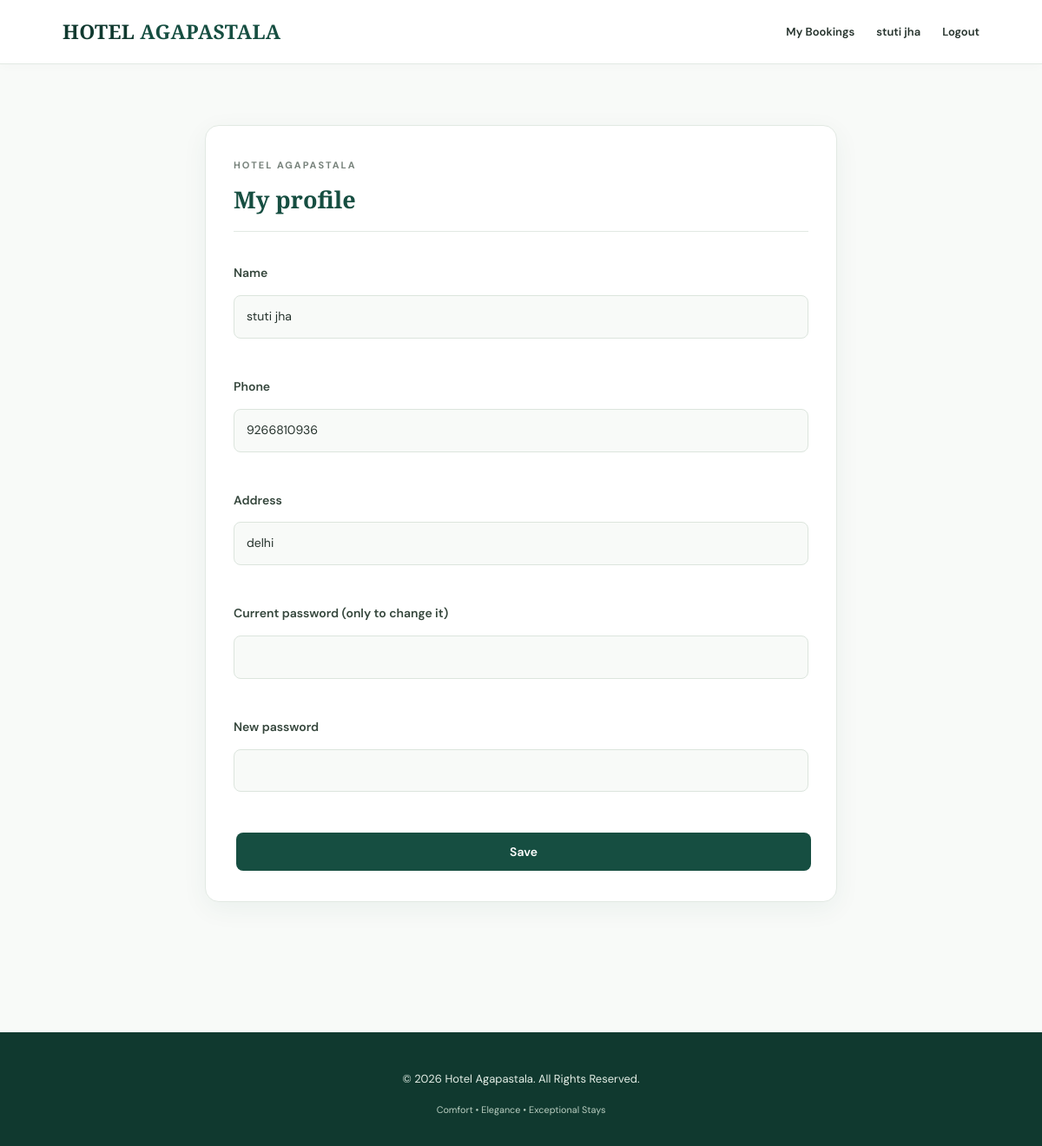
Page /profile (signed in) on the committed database.
### tables this page shows
CREATE TABLE users(id INTEGER PRIMARY KEY, name TEXT NOT NULL, email TEXT UNIQUE NOT NULL, phone TEXT NOT NULL, password_hash TEXT NOT NULL,
  role TEXT NOT NULL DEFAULT 'customer' CHECK(role IN('customer','admin','manager')), hotel_id INTEGER REFERENCES hotels(id), reset_token TEXT, reset_expires TEXT, created_at TEXT DEFAULT CURRENT_TIMESTAMP);

CREATE TABLE customers(id INTEGER PRIMARY KEY, user_id INTEGER UNIQUE NOT NULL REFERENCES users(id), full_name TEXT, phone TEXT, address TEXT);

### auth.py (the view, shortened to what this page needs)
@app.route("/profile", methods=["GET", "POST"])
@need()
def profile():
    u, f = g.user, request.form; c = q("select * from customers where user_id=?", (u["id"],), one=True)
    return render_template("form.html", title="My profile", submit="Save", fields=[fld("name", "Name", v=u["name"]), fld("phone", "Phone", v=u["phone"]), fld("address", "Address", v=c["address"] if c else ""), fld("current", "Current password (only to change it)", "password"), fld("password", "New password", "password")])

### core.py (called while the page is built)
def db():
    if "db" not in g:
        g.db = sqlite3.connect(DB, timeout=10); g.db.row_factory = sqlite3.Row; g.db.execute("PRAGMA foreign_keys=ON")
    return g.db

@app.teardown_appcontext
def _close(e):
    d = g.pop("db", None)
    if d: d.close()

def q(sql, a=(), one=False):
    r = db().execute(sql, a).fetchall(); return (r[0] if r else None) if one else r

def me(): return q("select * from users where id=?", (session["uid"],), one=True) if "uid" in session else None

def need(*roles):
    def deco(f):
        @wraps(f)
        def w(*a, **k):
            u = me()
            if not u: return redirect(url_for("login", next=request.path))
            if roles and u["role"] not in roles: abort(403)
            g.user = u; return f(*a, **k)
        return w
    return deco

@app.context_processor
def _ctx(): return dict(user=me())

def fld(n, l, t="text", o=None, v=None): return (n, l, t, request.form.get(n, "") if v is None else v, o)

### templates/form.html (shortened to what this page needs)
{% extends "base.html" %}
{% from "_m.html" import fields as F %}
{% block c %}
<div class="shared-form-page">
    <div class="shared-form-card">
        <div class="shared-form-heading">
            <span class="form-label">HOTEL AGAPASTALA</span>
            <h2>{{ title }}</h2>
        </div>
        <form method="post" class="shared-form">
            {{ F(fields) }}
            <div class="shared-form-submit">
                <button type="submit">{{ submit }}</button>
            </div>
        </form>
    </div>
</div>
{% endblock %}

### templates/base.html (shortened to what this page needs)
<!DOCTYPE html>
<html lang="en">
<head>
    <link rel="stylesheet" href="{{ url_for('static', filename='style.css') }}">
</head>
<body>
    <nav>
        <a class="brand" href="/">
            HOTEL <b>AGAPASTALA</b>
        </a>
        <span class="links">
            {% if user %}
                {% if user.role == 'customer' %}
                    <a href="/my-bookings">My Bookings</a>
                {% endif %}
                <a href="/profile">{{ user.name }}</a>
                <a href="/logout">Logout</a>
            {% else %}
                <a href="/login">Login</a>
                <a href="/register">Register</a>
            {% endif %}
        </span>
    </nav>
    <main>
        {% block c %}
        {% endblock %}
    </main>
    <footer>
        <p style="color: #e3eee6;">
            © {{ 2026 }} Hotel Agapastala.
            All Rights Reserved.
        </p>
        <small style="color: #b9cec1;">
            Comfort • Elegance • Exceptional Stays
        </small>
    </footer>
</body>
</html>

### templates/_m.html (shortened to what this page needs)
{% macro fields(fs) %}
    {% for n, l, t, v, o in fs %}
        <label class="macro-field">
            <span class="macro-field-label">{{ l }}</span>
            {% if t == 'select' %}
                <select name="{{ n }}">
                    {% for ov, ol in o %}
                        <option value="{{ ov }}"
                            {{ 'selected' if ov|string == v|string else '' }}>
                            {{ ol }}
                        </option>
                    {% endfor %}
                </select>
            {% elif t == 'textarea' %}
                <textarea name="{{ n }}" rows="4">{{ v }}</textarea>
            {% elif t == 'file' %}
                <input type="file" name="{{ n }}" accept="image/*">
            {% else %}
                <input
                    name="{{ n }}"
                    type="{{ t }}"
                    value="{{ '' if t == 'password' else v }}"
                >
            {% endif %}
        </label>
    {% endfor %}
{% endmacro %}

### static/style.css (style rules this page uses)
:root { --green: #164e41; --green-dark: #10392f; --green-light: #e7f0e9; --sage: #dce9df; --white: #ffffff; --bg: #f8faf8; --cream: #f3f6f1; --ink: #26332d; --muted: #77827b; --line: #e2e9e3; --gold: #b99a62; --shadow: 0 8px 28px rgba(22, 78, 65, 0.07); }
* { box-sizing: border-box; }
html { scroll-behavior: smooth; }
body { margin: 0; font-family: 'DM Sans', sans-serif; font-size: 15px; line-height: 1.7; background: var(--bg); color: var(--ink); }
h1, h2, h3, h4 { font-family: 'Playfair Display', serif; color: var(--green-dark); line-height: 1.25; font-weight: 600; }
h2 { font-size: 30px; }
p { color: var(--muted); }
a { color: var(--green); text-decoration: none; }
.muted, small { color: var(--muted); }
nav { display: flex; justify-content: space-between; align-items: center; background: var(--white); padding: 17px 6%; position: sticky; top: 0; z-index: 100; border-bottom: 1px solid var(--line); box-shadow: 0 2px 12px rgba(0,0,0,0.025); }
.brand { font-family: 'Playfair Display', serif; font-size: 23px; font-weight: 700; color: var(--green-dark); letter-spacing: 0.3px; }
.brand b { color: var(--green); font-weight: 700; }
.links { display: flex; align-items: center; gap: 25px; flex-wrap: wrap; }
.links a { color: var(--ink); font-size: 13px; font-weight: 600; transition: color 0.2s ease; }
main { max-width: 1200px; width: 100%; margin: 0 auto; padding: 35px 25px; min-height: 70vh; }
footer { background: var(--green-dark); color: #e3eee6; text-align: center; padding: 30px 20px; font-size: 13px; margin-top: 40px; }
label { display: block; margin: 10px 0; font-size: 13px; font-weight: 600; color: var(--green-dark); }
input, select, textarea { display: block; width: 100%; margin-top: 5px; padding: 12px 14px; font: inherit; font-size: 14px; color: var(--ink); border: 1px solid #d8e2da; border-radius: 9px; background: white; transition: border 0.2s ease, box-shadow 0.2s ease; }
button, .btn { display: inline-block; background: var(--green); color: white; border: 1px solid var(--green); border-radius: 8px; padding: 11px 20px; font: 600 14px 'DM Sans', sans-serif; cursor: pointer; text-decoration: none; margin: 3px; transition: background 0.2s ease, transform 0.2s ease; }
.shared-form-page { max-width: 760px; margin: 35px auto; padding: 0 16px 40px; }
.shared-form-card { background: #ffffff; border: 1px solid #e2e9e3; border-radius: 16px; padding: 32px; box-shadow: 0 8px 30px rgba(22, 78, 65, 0.06); }
.shared-form-heading { margin-bottom: 26px; padding-bottom: 20px; border-bottom: 1px solid #e2e9e3; }
.form-label { color: #77827b; font-size: 11px; font-weight: 700; letter-spacing: 2px; }
.shared-form-heading h2 { color: #164e41; font-family: 'Playfair Display', serif; font-size: 27px; margin: 10px 0 0; }
.shared-form { display: flex; flex-direction: column; gap: 18px; }
.shared-form input, .shared-form select, .shared-form textarea { width: 100%; padding: 12px 14px; border: 1px solid #dce5dd; border-radius: 8px; background: #f8faf8; color: #26332d; font: inherit; box-sizing: border-box; }
.shared-form-submit { margin-top: 10px; }
.shared-form-submit button { width: 100%; padding: 13px; background: #164e41; color: white; border: none; border-radius: 8px; font-weight: 600; cursor: pointer; }
.macro-field { display: flex; flex-direction: column; gap: 8px; margin-bottom: 16px; color: #26332d; font-size: 14px; font-weight: 600; }
.macro-field-label { color: #35463c; }
.macro-field input, .macro-field select, .macro-field textarea { width: 100%; box-sizing: border-box; padding: 12px 14px; border: 1px solid #dce5dd; border-radius: 8px; background: #f8faf8; color: #26332d; font-family: inherit; font-size: 14px; font-weight: 400; transition: border-color 0.2s, box-shadow 0.2s; }

### rows in the picture
users: name "stuti jha", l "Name", l "Phone", phone "9266810936"
customers: l "Address", address "delhi"

### other values in the picture
{{ title }} "My profile"
{{ l }} "Current password (only to change it)" "New password"
{{ submit }} "Save"
{{ 2026 }} "2026"
